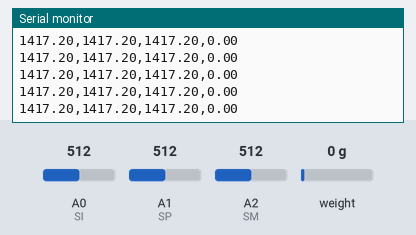
The sketch below on a simulated Arduino Uno, built with avr-gcc and run on an emulated ATmega328P. Parts: the last lines printed to the serial monitor. The test bench sets the inputs (shaded band); at power-on: weight on the scale 0 g, A0 (SI) = 512, A1 (SP) = 512, A2 (SM) = 512.

Above: at 3.2 s.
3.3 s: weight on the scale set to 100 g
At 3.49 s:
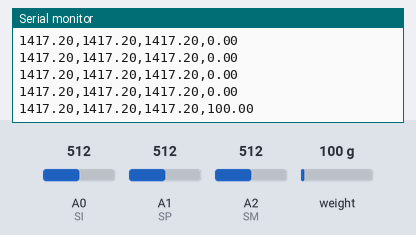
4.8 s: A0 (SI) set to 716
At 4.85 s:
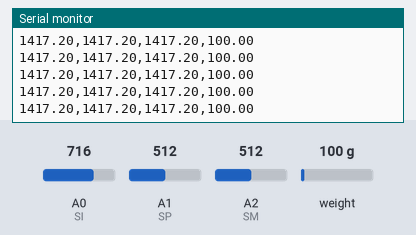
6.3 s: A1 (SP) set to 716
At 6.36 s:
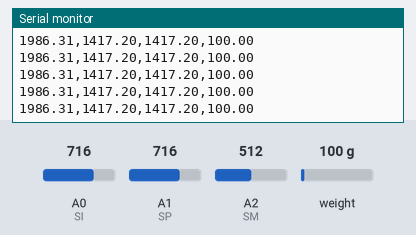
7.8 s: A2 (SM) set to 716
At 7.88 s:
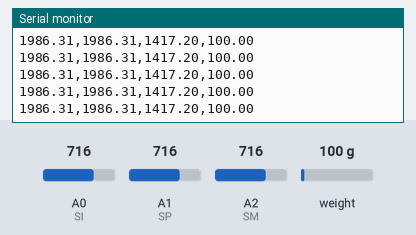
9.3 s: weight on the scale set to 1250 g
At 9.39 s:
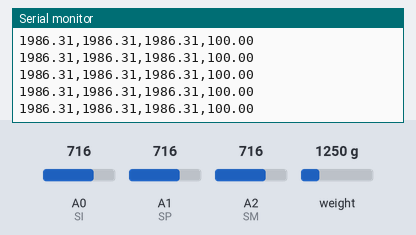
10.8 s: A0 (SI) set to 992
At 10.9 s:
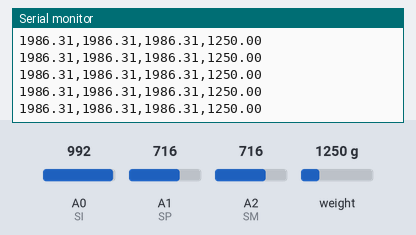
Timing chart, 0 to 13.3 s (numbered marks = the images above; inputs shaded):
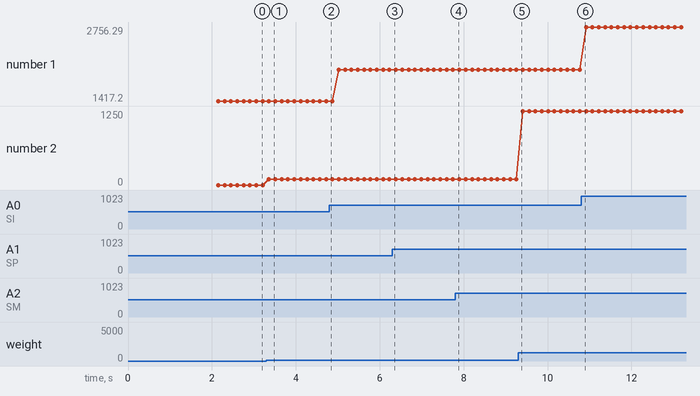

The sketch:

read_sensors.ino
```cpp
#define DSP_EMA_I32_ALPHA(x) ( (uint16_t)(x * 65535) )

#define SI A0  // Analog input pin that the left sensor is attached to
#define SP A1
#define SM A2

float I_force = 0;
float M_force = 0;
float P_force = 0;

float c_factor = 0.2908;

unsigned long t_print = 0;
unsigned long t_read_celda = 0;

uint16_t adcReading1 = 0;
uint16_t adcReading2 = 0;
uint16_t adcReading3 = 0;
static int32_t avg1 = 0;
static int32_t avg2 = 0;
static int32_t avg3 = 0;

int sensor1 = 0;
int sensor2 = 0;
int sensor3 = 0;

#include "HX711.h"

#define DOUT 5
#define CLK  6

HX711 scale;

float calibration_factor = 940500;
float units;

double K = 0.011159057404310219;

int32_t dsp_ema_i32(int32_t in, int32_t average, uint16_t alpha) {
  int64_t tmp0;
  tmp0 = (int64_t)in * (int64_t)(alpha) + (int64_t)average * (int64_t)(65536 - alpha);
  return (int32_t)((tmp0 + 32768) / 65536);
}

void setup() {
  Serial.begin(115200);

  scale.begin(DOUT, CLK);

  scale.set_scale();
  scale.tare();  //Reset the scale to 0

  long zero_factor = scale.read_average(); //Get a baseline reading
  //Serial.print("Zero factor: "); //This can be used to remove the need to tare the scale. Useful in permanent scale projects.
  //Serial.println(zero_factor);
  scale.set_scale(calibration_factor); //Adjust to this calibration factor

  t_print = millis();
  t_read_celda = millis();
}

void loop() {
  // read ADC values
  adcReading1 = analogRead(SI);
  avg1 = dsp_ema_i32( (int32_t)adcReading1 << 21, avg1, DSP_EMA_I32_ALPHA(0.2));
  sensor1 = byte(avg1 >> 23 ); // shift down to single byte

  adcReading2 = analogRead(SP);
  avg2 = dsp_ema_i32( (int32_t)adcReading2 << 21, avg2, DSP_EMA_I32_ALPHA(0.2));
  sensor2 = byte(avg2 >> 23 ); // shift down to single byte

  adcReading3 = analogRead(SM);
  avg3 = dsp_ema_i32( (int32_t)adcReading3 << 21, avg3, DSP_EMA_I32_ALPHA(0.2));
  sensor3 = byte(avg3 >> 23 ); // shift down to single byte


  if(millis() - t_read_celda > 50){
    units = scale.get_units(1);
    if (units < 0) {
      units = 0.00;
    }
    t_read_celda = millis();
  }

  // converts the voltaje value to force unit [kg] (see calibration guide)
  I_force = sensor1 * 5.0/256.0*c_factor;
  P_force = sensor2 * 5.0/256.0*c_factor;
  M_force = sensor3 * 5.0/256.0*c_factor;

  // using the ecuation for equilibrum state
  float Df = 0.0167; // distance in meters
  float de = 0.0085;

  float alpha = atan(0.003/de) * 3.14159 / 180; // in radians
  float beta = atan(0.003/Df) * 3.14159 / 180; // in radians

  float I_tens = K * sensor1;// = Df*I_force*cos(alpha) / (de * cos(beta));
  float P_tens = K * sensor2;// = Df*P_force*cos(alpha) / (de * cos(beta));
  float M_tens = K * sensor3;// = Df*M_force*cos(alpha) / (de * cos(beta));

/*
  // formatea la info para mostrarla en el serial plotter
  Serial.print("l_flex: ");
  Serial.print(l_tens*1000);
  Serial.print("\tr_flex: ");
  Serial.print(l_force*1000);

  Serial.println("");
  delay(10);
  */
  if(millis() - t_print > 50){
    Serial.print(I_tens*1000);
    Serial.print(",");
    Serial.print(P_tens*1000);
    Serial.print(",");
    Serial.print(M_tens*1000);
    Serial.print(",");
    Serial.print(units*1000);
    Serial.println();
    t_print = millis();
  }
}
```

Measured:
- after the input at 3.3 s, the serial monitor: prints a new line after 0.06 s (image 1)
- plotted number 1: 1417.2 → 1986.31 after the input at 4.8 s, 1986.31 → 2756.29 after the input at 10.8 s
- plotted number 2: 0 → 100 after the input at 3.3 s, 100 → 1250 after the input at 9.3 s
